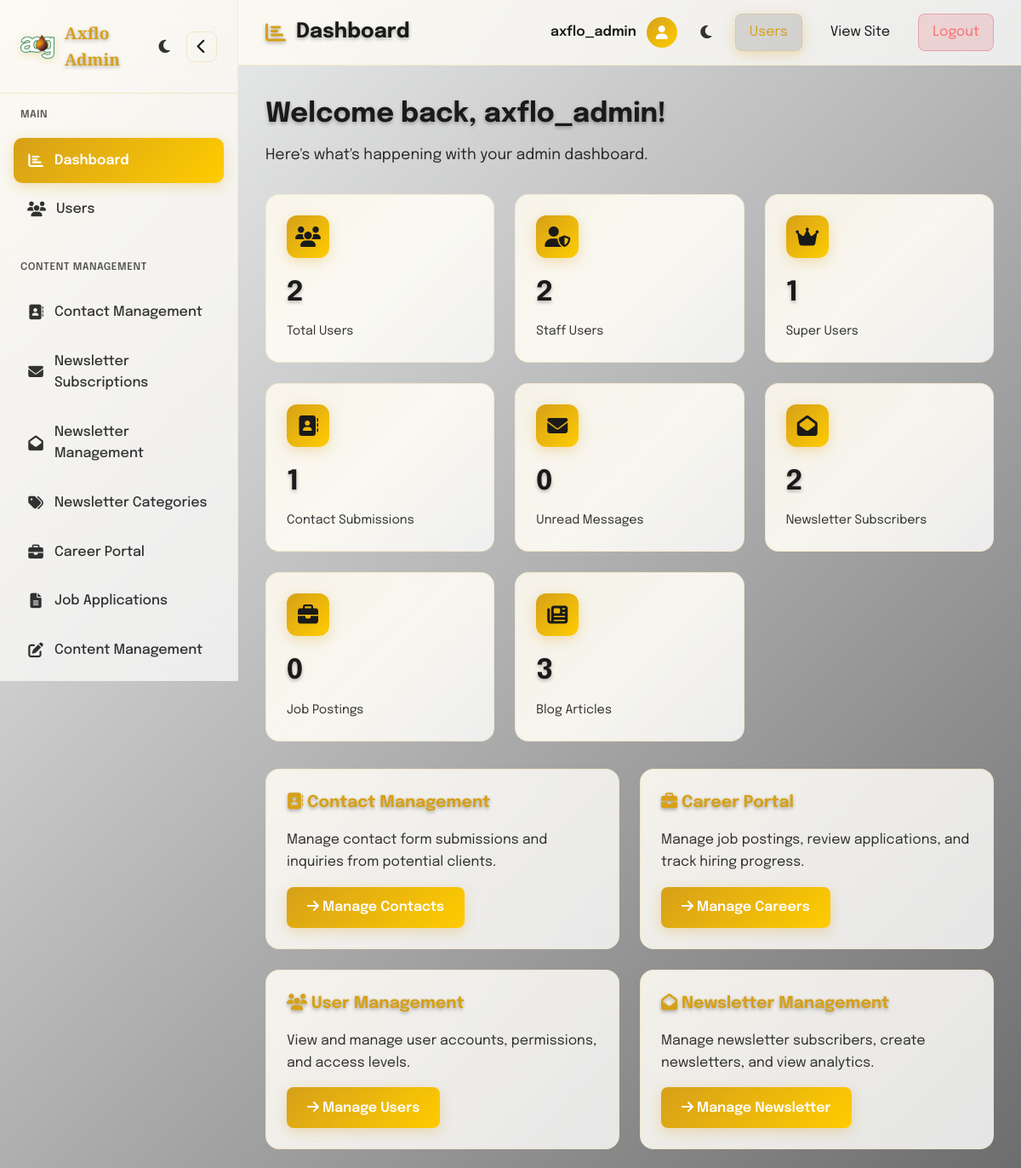
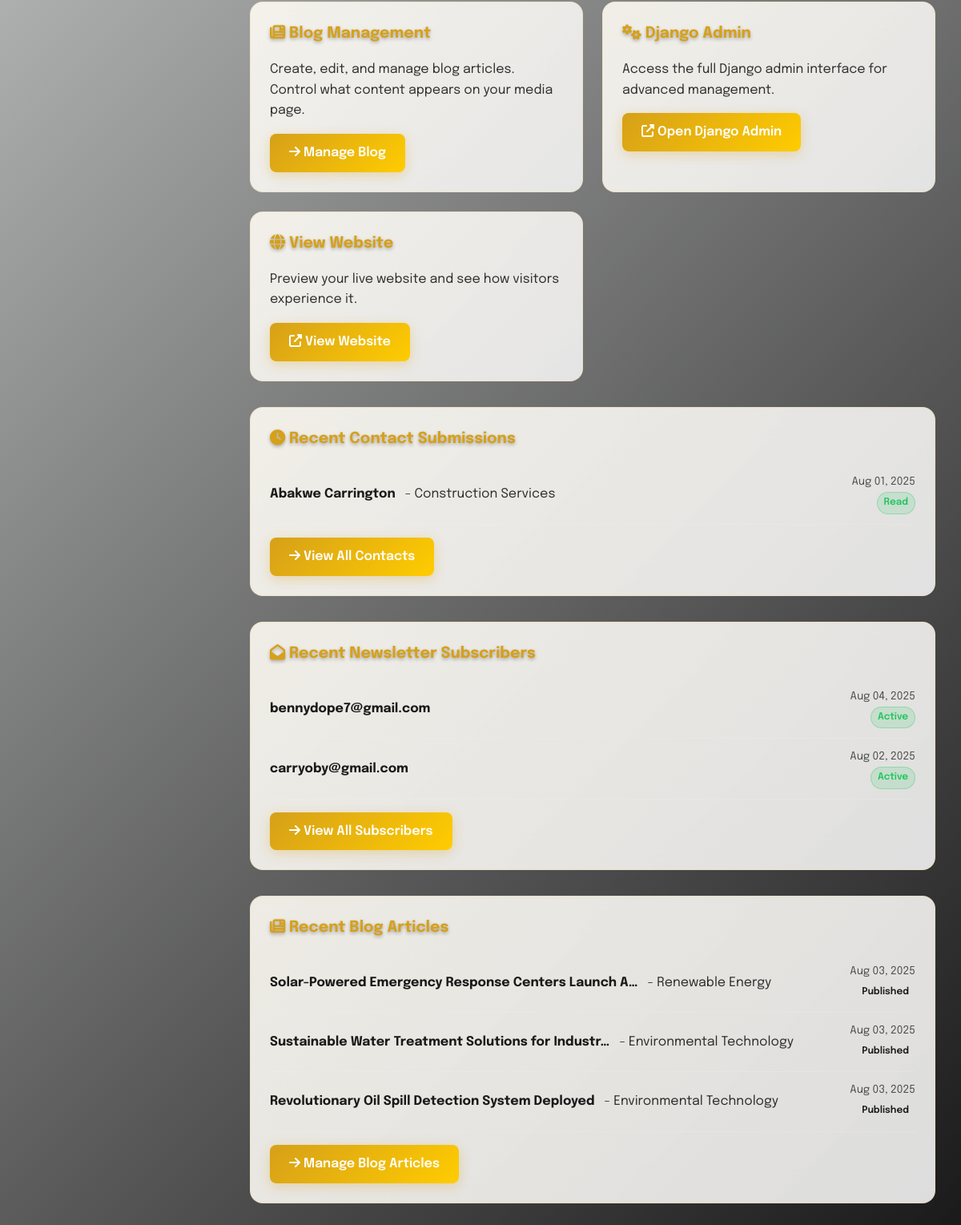
Page /admindashboard/ (signed in) on the committed database (2 pictures, top to bottom).
### axflo_app/models.py (models this page shows, shortened)
class ContactSubmission(models.Model):
    name = models.CharField(max_length=200)
    email = models.EmailField()
    company = models.CharField(max_length=200, blank=True)
    phone = models.CharField(max_length=20, blank=True)
    inquiry_type = models.ForeignKey(InquiryCategory, on_delete=models.CASCADE)
    message = models.TextField()
    date = models.DateTimeField(auto_now_add=True)
    read = models.BooleanField(default=False)
    class Meta:
        ordering = ['-date']

class InquiryCategory(models.Model):
    name = models.CharField(max_length=100)
    description = models.TextField(blank=True)
    created_at = models.DateTimeField(auto_now_add=True)
    class Meta:
        verbose_name_plural = "Inquiry Categories"

class Subscriber(models.Model):
    email = models.EmailField(unique=True)
    first_name = models.CharField(max_length=100, blank=True)
    last_name = models.CharField(max_length=100, blank=True)
    subscription_date = models.DateTimeField(auto_now_add=True)
    interests = models.ManyToManyField(SubscriptionCategory, blank=True)
    active_status = models.BooleanField(default=True)
    unsubscribe_token = models.CharField(max_length=100, unique=True, blank=True)
    class Meta:
        ordering = ['-subscription_date']

class NewsArticle(models.Model):
    STATUS_CHOICES = [
        ('DRAFT', 'Draft'),
        ('PUBLISHED', 'Published'),
        ('ARCHIVED', 'Archived'),
    ]
    title = models.CharField(max_length=200)
    slug = models.SlugField(unique=True, blank=True)
    excerpt = models.TextField(max_length=300, blank=True, null=True, help_text="Brief description for preview")
    content = models.TextField()
    image = models.ImageField(upload_to='news/', blank=True, null=True, help_text="Upload image file")
    image_url = models.URLField(blank=True, null=True, help_text="Or provide image URL")
    image_alt = models.CharField(max_length=200, blank=True, help_text="Alternative text for image")
    category = models.ForeignKey(BlogCategory, on_delete=models.SET_NULL, null=True, blank=True)
    author = models.ForeignKey(User, on_delete=models.CASCADE, null=True, blank=True)
    tags = models.CharField(max_length=200, blank=True, help_text="Comma-separated tags")
    meta_description = models.CharField(max_length=160, blank=True, help_text="SEO meta description")
    status = models.CharField(max_length=20, choices=STATUS_CHOICES, default='DRAFT')
    featured = models.BooleanField(default=False, help_text="Feature this article on homepage")
    created_at = models.DateTimeField(auto_now_add=True)
    updated_at = models.DateTimeField(auto_now=True)
    published_at = models.DateTimeField(null=True, blank=True)
    view_count = models.PositiveIntegerField(default=0)
    class Meta:
        ordering = ['-created_at']
        verbose_name = "News Article"
        verbose_name_plural = "News Articles"

class BlogCategory(models.Model):
    name = models.CharField(max_length=100)
    description = models.TextField(blank=True)
    slug = models.SlugField(unique=True)
    class Meta:
        verbose_name_plural = "Blog Categories"
        ordering = ['name']

### axflo_app/views.py (the view)
# urls.py: path('admindashboard/', views.admindashboard, name='admindashboard'),
def admindashboard(request):
    from django.http import HttpResponseRedirect
    if not request.user.is_authenticated:
        return HttpResponseRedirect('/admin-login/')
    if not (request.user.is_staff or request.user.is_superuser):
        return HttpResponseRedirect('/admin-login/')
    context = {
        'total_users': User.objects.count(),
        'staff_users': User.objects.filter(is_staff=True).count(),
        'superusers': User.objects.filter(is_superuser=True).count(),
        'total_contacts': ContactSubmission.objects.count(),
        'unread_contacts': ContactSubmission.objects.filter(read=False).count(),
        'recent_contacts': ContactSubmission.objects.order_by('-date')[:5],
        'total_subscribers': Subscriber.objects.count(),
        'active_subscribers': Subscriber.objects.filter(active_status=True).count(),
        'total_newsletters': Newsletter.objects.count(),
        'recent_subscribers': Subscriber.objects.order_by('-subscription_date')[:5],
        'total_articles': NewsArticle.objects.count(),
        'published_articles': NewsArticle.objects.filter(status='PUBLISHED').count(),
        'recent_articles': NewsArticle.objects.order_by('-created_at')[:5],
        'total_jobs': Job.objects.count() if 'Job' in globals() else 0,
    }
    return render(request, 'axflo_app/admin/dashboard.html', context)

### axflo_app/templates/axflo_app/admin/dashboard.html (shortened to what this page needs)
{% extends 'axflo_app/admin/admin_base.html' %}
{% load static %}
{% block content %}
<div class="dashboard-welcome">
    <h2>Welcome back, {{ request.user.username }}!</h2>
    <p>Here's what's happening with your admin dashboard.</p>
</div>
<div class="stats-grid">
    <div class="stat-card">
        <div class="stat-icon">
            <i class="fas fa-users"></i>
        </div>
        <div class="stat-number">{{ total_users|default:"0" }}</div>
        <div class="stat-label">Total Users</div>
    </div>
    <div class="stat-card">
        <div class="stat-icon">
            <i class="fas fa-user-shield"></i>
        </div>
        <div class="stat-number">{{ staff_users|default:"0" }}</div>
        <div class="stat-label">Staff Users</div>
    </div>
    <div class="stat-card">
        <div class="stat-icon">
            <i class="fas fa-crown"></i>
        </div>
        <div class="stat-number">{{ superusers|default:"0" }}</div>
        <div class="stat-label">Super Users</div>
    </div>
    <div class="stat-card">
        <div class="stat-icon">
            <i class="fas fa-address-book"></i>
        </div>
        <div class="stat-number">{{ total_contacts|default:"0" }}</div>
        <div class="stat-label">Contact Submissions</div>
    </div>
    <div class="stat-card">
        <div class="stat-icon">
            <i class="fas fa-envelope"></i>
        </div>
        <div class="stat-number">{{ unread_contacts|default:"0" }}</div>
        <div class="stat-label">Unread Messages</div>
    </div>
    <div class="stat-card">
        <div class="stat-icon">
            <i class="fas fa-envelope-open"></i>
        </div>
        <div class="stat-number">{{ active_subscribers|default:"0" }}</div>
        <div class="stat-label">Newsletter Subscribers</div>
    </div>
    <div class="stat-card">
        <div class="stat-icon">
            <i class="fas fa-briefcase"></i>
        </div>
        <div class="stat-number">{{ total_jobs|default:"0" }}</div>
        <div class="stat-label">Job Postings</div>
    </div>
    <div class="stat-card">
        <div class="stat-icon">
            <i class="fas fa-newspaper"></i>
        </div>
        <div class="stat-number">{{ total_articles|default:"0" }}</div>
        <div class="stat-label">Blog Articles</div>
    </div>
</div>
<div class="admin-actions">
    <div class="action-card">
        <h3><i class="fas fa-address-book"></i> Contact Management</h3>
        <p>Manage contact form submissions and inquiries from potential clients.</p>
        <a href="/admin-contacts/" class="action-btn">
            <i class="fas fa-arrow-right"></i>
            Manage Contacts
        </a>
    </div>
    <div class="action-card">
        <h3><i class="fas fa-briefcase"></i> Career Portal</h3>
        <p>Manage job postings, review applications, and track hiring progress.</p>
        <a href="/admin-careers/" class="action-btn">
            <i class="fas fa-arrow-right"></i>
            Manage Careers
        </a>
    </div>
    <div class="action-card">
        <h3><i class="fas fa-users"></i> User Management</h3>
        <p>View and manage user accounts, permissions, and access levels.</p>
        <a href="/admin-users/" class="action-btn">
            <i class="fas fa-arrow-right"></i>
            Manage Users
        </a>
    </div>
    <div class="action-card">
        <h3><i class="fas fa-envelope-open"></i> Newsletter Management</h3>
        <p>Manage newsletter subscribers, create newsletters, and view analytics.</p>
        <a href="/admin-subscribers/" class="action-btn">
            <i class="fas fa-arrow-right"></i>
            Manage Newsletter
        </a>
    </div>
    <div class="action-card">
        <h3><i class="fas fa-newspaper"></i> Blog Management</h3>
        <p>Create, edit, and manage blog articles. Control what content appears on your media page.</p>
        <a href="{% url 'axflo_app:admin_blog' %}" class="action-btn">
            <i class="fas fa-arrow-right"></i>
            Manage Blog
        </a>
    </div>
    <div class="action-card">
        <h3><i class="fas fa-cogs"></i> Django Admin</h3>
        <p>Access the full Django admin interface for advanced management.</p>
        <a href="/admin/" class="action-btn" target="_blank">
            <i class="fas fa-external-link-alt"></i>
            Open Django Admin
        </a>
    </div>
    <div class="action-card">
        <h3><i class="fas fa-globe"></i> View Website</h3>
        <p>Preview your live website and see how visitors experience it.</p>
        <a href="/" class="action-btn" target="_blank">
            <i class="fas fa-external-link-alt"></i>
            View Website
        </a>
    </div>
</div>
{% if recent_contacts %}
<div class="action-card" style="grid-column: 1 / -1; margin-top: 2rem;">
    <h3><i class="fas fa-clock"></i> Recent Contact Submissions</h3>
    <div style="margin-top: 1rem;">
        {% for contact in recent_contacts %}
        <div style="display: flex; justify-content: space-between; align-items: center; padding: 0.75rem 0; border-bottom: 1px solid rgba(255,255,255,0.1);">
            <div>
                <strong style="color: var(--text-primary);">{{ contact.name }}</strong>
                <span style="color: var(--text-secondary); margin-left: 0.5rem;">- {{ contact.inquiry_type.name }}</span>
            </div>
            <div style="text-align: right;">
                <div style="color: var(--text-tertiary); font-size: 0.85rem;">{{ contact.date|date:"M d, Y" }}</div>
                <span class="status-badge {% if contact.read %}read{% else %}unread{% endif %}" style="font-size: 0.75rem; padding: 0.2rem 0.5rem;">
                    {% if contact.read %}Read{% else %}New{% endif %}
                </span>
            </div>
        </div>
        {% endfor %}
    </div>
    <div style="margin-top: 1rem;">
        <a href="/admin-contacts/" class="action-btn">
            <i class="fas fa-arrow-right"></i>
            View All Contacts
        </a>
    </div>
</div>
{% endif %}
{% if recent_subscribers %}
<div class="action-card" style="grid-column: 1 / -1; margin-top: 2rem;">
    <h3><i class="fas fa-envelope-open"></i> Recent Newsletter Subscribers</h3>
    <div style="margin-top: 1rem;">
        {% for subscriber in recent_subscribers %}
        <div style="display: flex; justify-content: space-between; align-items: center; padding: 0.75rem 0; border-bottom: 1px solid rgba(255,255,255,0.1);">
            <div>
                <strong style="color: var(--text-primary);">{{ subscriber.email }}</strong>
            </div>
            <div style="text-align: right;">
                <div style="color: var(--text-tertiary); font-size: 0.85rem;">{{ subscriber.subscription_date|date:"M d, Y" }}</div>
                <span class="status-badge {% if subscriber.active_status %}active{% else %}inactive{% endif %}" style="font-size: 0.75rem; padding: 0.2rem 0.5rem;">
                    {% if subscriber.active_status %}Active{% else %}Inactive{% endif %}
                </span>
            </div>
        </div>
        {% endfor %}
    </div>
    <div style="margin-top: 1rem;">
        <a href="/admin-subscribers/" class="action-btn">
            <i class="fas fa-arrow-right"></i>
            View All Subscribers
        </a>
    </div>
</div>
{% endif %}
{% if recent_articles %}
<div class="action-card" style="grid-column: 1 / -1; margin-top: 2rem;">
    <h3><i class="fas fa-newspaper"></i> Recent Blog Articles</h3>
    <div style="margin-top: 1rem;">
        {% for article in recent_articles %}
        <div style="display: flex; justify-content: space-between; align-items: center; padding: 0.75rem 0; border-bottom: 1px solid rgba(255,255,255,0.1);">
            <div>
                <strong style="color: var(--text-primary);">{{ article.title|truncatechars:50 }}</strong>
                {% if article.category %}
                    <span style="color: var(--text-secondary); margin-left: 0.5rem;">- {{ article.category.name }}</span>
                {% endif %}
            </div>
            <div style="text-align: right;">
                <div style="color: var(--text-tertiary); font-size: 0.85rem;">{{ article.created_at|date:"M d, Y" }}</div>
                <span class="status-badge {% if article.status == 'PUBLISHED' %}published{% elif article.status == 'DRAFT' %}draft{% else %}archived{% endif %}" style="font-size: 0.75rem; padding: 0.2rem 0.5rem;">
                    {{ article.get_status_display }}
                </span>
            </div>
        </div>
        {% endfor %}
    </div>
    <div style="margin-top: 1rem;">
        <a href="{% url 'axflo_app:admin_blog' %}" class="action-btn">
            <i class="fas fa-arrow-right"></i>
            Manage Blog Articles
        </a>
    </div>
</div>
{% endif %}
{% endblock %}

### axflo_app/templates/axflo_app/admin/components/admin_header.html (shortened to what this page needs)
<header class="main-header">
    <div class="header-left">
        <h1 class="page-title">
            <i class="fas {{ page_icon|default:'fa-chart-bar' }} page-icon"></i>
            {{ page_title|default:'Dashboard' }}
        </h1>
    </div>
    <div class="header-right">
        <div class="user-info">
            <span class="user-name">{{ request.user.username|default:'Admin' }}</span>
            <div class="user-avatar">
                <i class="fas fa-user"></i>
            </div>
        </div>
        <button class="theme-toggle" id="themeToggle2">
            <i class="fas fa-moon"></i>
        </button>
        <nav class="admin-nav">
            <a href="/admin-users/" class="current">Users</a>
            <a href="/" target="_blank">View Site</a>
            <a href="/admin-logout/" class="logout-btn">Logout</a>
        </nav>
    </div>
</header>

### rows in the picture
ContactSubmission: name "Abakwe Carrington", inquiry_type.name "Construction Services", date "Aug 01, 2025", read "Read"
Subscriber: email "bennydope7@gmail.com", subscription_date "Aug 04, 2025", active_status "Active"
Subscriber: email "carryoby@gmail.com", subscription_date "Aug 02, 2025", active_status "Active"
NewsArticle: title "Solar-Powered Emergency Response Centers Launch A…", category.name "Renewable Energy", created_at "Aug 03, 2025", status "Published"
NewsArticle: title "Sustainable Water Treatment Solutions for Industr…", category.name "Environmental Technology", created_at "Aug 03, 2025", status "Published"
NewsArticle: title "Revolutionary Oil Spill Detection System Deployed", category.name "Environmental Technology", created_at "Aug 03, 2025", status "Published"

### other values in the picture
{{ page_title|default:'Dashboard' }} "Dashboard"
{{ request.user.username|default:'Admin' }} "axflo_admin"
{{ request.user.username }} "axflo_admin"
{{ total_users|default:"0" }} "2"
{{ staff_users|default:"0" }} "2"
{{ superusers|default:"0" }} "1"
{{ total_contacts|default:"0" }} "1"
{{ unread_contacts|default:"0" }} "0"
{{ active_subscribers|default:"0" }} "2"
{{ total_jobs|default:"0" }} "0"
{{ total_articles|default:"0" }} "3"
